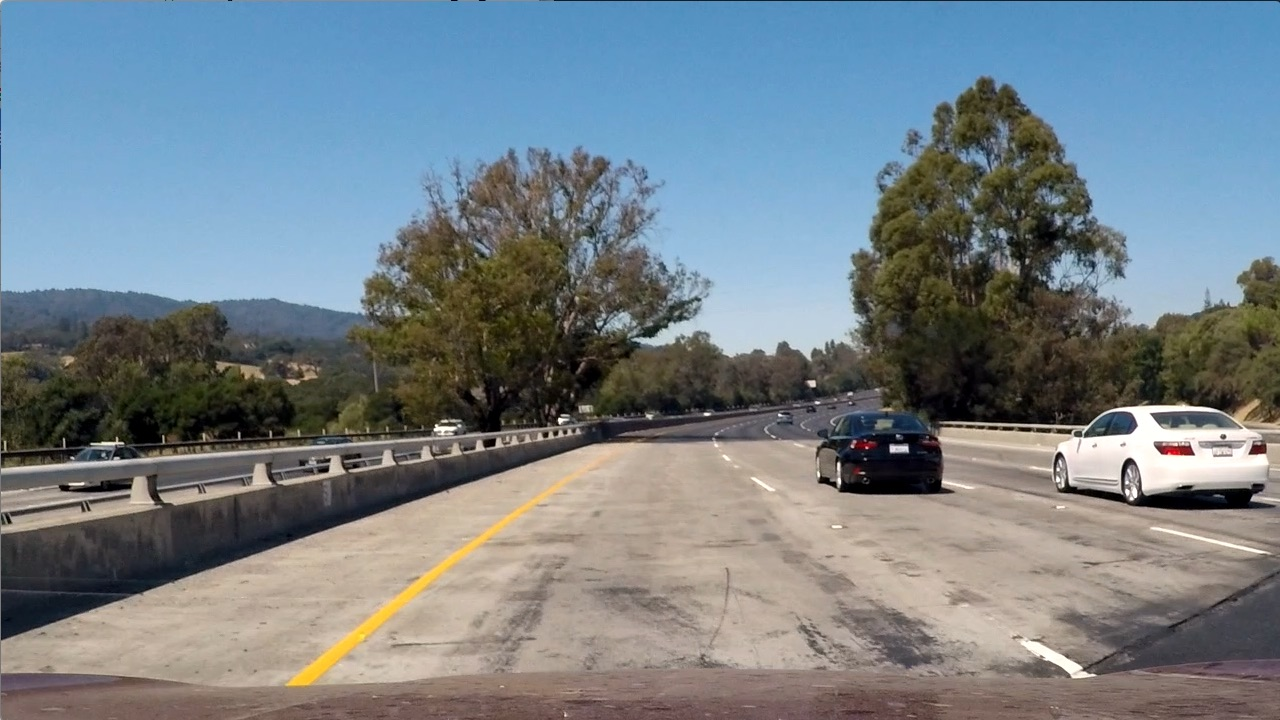
#> input picture test_images/test1.jpg, 1280 x 720 px, given as the content of the folder vehicles/, which was not available
$ jupyter execute --allow-errors P5.ipynb   (shell and % lines are left out)   (older library calls are emulated)   (text cells are left out)
#> lines starting #> are read from the running program, lines starting #| are printed output that depends on the picture; pictures that were not available may be replaced by others from this repository, and a replacement may not be noted
[cell 1]
import numpy as np
import pickle
import math
import os
import cv2
import glob
import time
import matplotlib.pyplot as plt
import matplotlib.image as mpimg
from scipy import ndimage, misc
from sklearn.svm import LinearSVC
from sklearn.preprocessing import StandardScaler
from skimage.feature import hog
from sklearn.model_selection import train_test_split
from scipy.ndimage.measurements import label
import collections

print('Libraries have been loaded')

[cell 2]
############### VEHICLES ###############
basedir = 'vehicles/'
typesdir = os.listdir(basedir)
vehicles = []
for image in typesdir:
    vehicles.extend(glob.glob(basedir+image+'/*'))

print ('Number of vehicles images found: ', len(vehicles))
with open("vehicles.txt", 'w') as f:
    for fn in vehicles:
        f.write(fn+'\n')

############### NON-VEHICLES ###############
basedir = 'non-vehicles/'
typesdir = os.listdir(basedir)
nonVehicles = []
for image in typesdir:
    nonVehicles.extend(glob.glob(basedir+image+'/*'))

print ('Number of non-vehicles images found: ', len(nonVehicles))
with open("non-vehicles.txt", 'w') as f:
    for fn in nonVehicles:
        f.write(fn+'\n')

# Choose random car / not-car indices and plot example images
car_ind = np.random.randint(0, len(vehicles))
notcar_ind = np.random.randint(0, len(nonVehicles))

# Read in car / not-car images
car_image = mpimg.imread(vehicles[car_ind])
#> car_image is the input picture: shape (720, 1280, 3); mean R, G, B 117.5, 128.7, 135.5
notcar_image = mpimg.imread(nonVehicles[notcar_ind])

print(car_image.shape)
#| (720, 1280, 3)
print(notcar_image.shape)
#| (720, 1280, 3)

# Plot the examples
fig = plt.figure()
plt.subplot(121)
plt.imshow(car_image)
plt.title('Example Car Image')
plt.subplot(122)
plt.imshow(notcar_image)
plt.title('Example Not-car Image')

fig.savefig('output_images/Car_Not_Car.jpg')
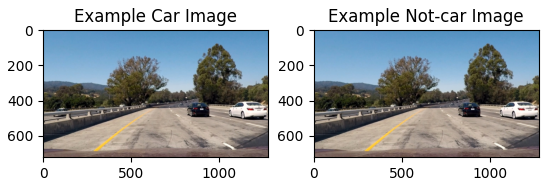
#> figure drawn by matplotlib, 2 panels

[cell 3]
### HISTOGRAMS OF COLOR ###
def color_hist(img, nbins=32, bins_range=(0, 256)):
    # Compute the histogram of the RGB channels separately
    rhist = np.histogram(img[:,:,0], bins=nbins, range=bins_range)
    ghist = np.histogram(img[:,:,1], bins=nbins, range=bins_range)
    bhist = np.histogram(img[:,:,2], bins=nbins, range=bins_range)
    # Generating bin centers
    #bin_edges = rhist[1]
    #bin_centers = (bin_edges[1:]  + bin_edges[0:len(bin_edges)-1])/2
    # Concatenate the histograms into a single feature vector
    hist_features = np.concatenate((rhist[0], ghist[0], bhist[0]))
    # Return the individual histograms, bin_centers and feature vector
    #return rhist, ghist, bhist, bin_centers, hist_features
    return hist_features

### SPATIAL BINNING OF COLOR ###
def bin_spatial(img, color_space='RGB', size=(32, 32)):
    # Convert image to new color space (if specified)
    if color_space != 'RGB':
        if color_space == 'HSV':
            feature_image = cv2.cvtColor(img, cv2.COLOR_RGB2HSV)
        elif color_space == 'LUV':
            feature_image = cv2.cvtColor(img, cv2.COLOR_RGB2LUV)
        elif color_space == 'HLS':
            feature_image = cv2.cvtColor(img, cv2.COLOR_RGB2HLS)
        elif color_space == 'YUV':
            feature_image = cv2.cvtColor(img, cv2.COLOR_RGB2YUV)
        elif color_space == 'YCrCb':
            feature_image = cv2.cvtColor(img, cv2.COLOR_RGB2YCrCb)
    else: feature_image = np.copy(img)

    # Use cv2.resize().ravel() to create the feature vector
    small_img = cv2.resize(feature_image, size).ravel()
    # Return the feature vector
    return small_img

def bin_spatial2(img, size=(32, 32)):
    color1 = cv2.resize(img[:,:,0], size).ravel()
    color2 = cv2.resize(img[:,:,1], size).ravel()
    color3 = cv2.resize(img[:,:,2], size).ravel()
    return np.hstack((color1, color2, color3))


### HOG FEATURES ###
def get_hog_features(img, orient, pix_per_cell, cell_per_block, vis=False, feature_vec=True):
    if vis == True:
        features, hog_image = hog(img, orientations=orient, pixels_per_cell=(pix_per_cell, pix_per_cell),
                                  cells_per_block=(cell_per_block, cell_per_block), transform_sqrt=False,
                                  visualise=True, feature_vector=False)
        return features, hog_image
    else:
        features = hog(img, orientations=orient, pixels_per_cell=(pix_per_cell, pix_per_cell),
                       cells_per_block=(cell_per_block, cell_per_block), transform_sqrt=False,
                       visualise=False, feature_vector=feature_vec)
        return features

### EXTRACT RAW AND NORMALIZED FEATURES ###
def extract_features(imgs, color_space='RGB', spatial_size=(16, 16),
                        hist_bins=16, orient=9,
                        pix_per_cell=8, cell_per_block=2, hog_channel=0,
                        spatial_feat=True, hist_feat=True, hog_feat=True):
    # Create a list to append feature vectors to
    features = []
    # Iterate through the list of images
    for file in imgs:
        file_features = []
        # Read in each one by one
        image = mpimg.imread(file)
        # apply color conversion if other than 'RGB'
        if color_space != 'RGB':
            if color_space == 'HSV':
                feature_image = cv2.cvtColor(image, cv2.COLOR_RGB2HSV)
            elif color_space == 'LUV':
                feature_image = cv2.cvtColor(image, cv2.COLOR_RGB2LUV)
            elif color_space == 'HLS':
                feature_image = cv2.cvtColor(image, cv2.COLOR_RGB2HLS)
            elif color_space == 'YUV':
                feature_image = cv2.cvtColor(image, cv2.COLOR_RGB2YUV)
            elif color_space == 'YCrCb':
                feature_image = cv2.cvtColor(image, cv2.COLOR_RGB2YCrCb)
        else:
            feature_image = np.copy(image)

        if spatial_feat == True:
            spatial_features = bin_spatial(feature_image, color_space=color_space, size=spatial_size)
            file_features.append(spatial_features)
        if hist_feat == True:
            # Apply color_hist()
            hist_features = color_hist(feature_image, nbins=hist_bins)
            file_features.append(hist_features)
        if hog_feat == True:
        # Call get_hog_features() with vis=False, feature_vec=True
            if hog_channel == 'ALL':
                hog_features = []
                for channel in range(feature_image.shape[2]):
                    hog_features.append(get_hog_features(feature_image[:,:,channel],
                                        orient, pix_per_cell, cell_per_block,
                                        vis=False, feature_vec=True))
                hog_features = np.ravel(hog_features)
            else:
                hog_features = get_hog_features(feature_image[:,:,hog_channel], orient,
                            pix_per_cell, cell_per_block, vis=False, feature_vec=True)
            # Append the new feature vector to the features list
            file_features.append(hog_features)
        features.append(np.concatenate(file_features))
    # Return list of feature vectors
    return features


### EXTRACT FEATURES WITH HOG SUB-SAMPLING AND MAKE PREDICTIONS ###
def find_cars(img, ystart, ystop, svc, X_scaler, orient, pix_per_cell, cell_per_block, spatial_size, hist_bins):

    draw_img = np.copy(img)
    img = img.astype(np.float32)/255

    img_tosearch = img[ystart:ystop,:,:]
    ctrans_tosearch = cv2.cvtColor(img_tosearch, cv2.COLOR_RGB2LUV)

    scales = [1, 2, 3]
    box_list = []

    for scale in scales: # Extract features and test windows of different scales
        if scale != 1:
            imshape = ctrans_tosearch.shape
            ctrans_tosearch = cv2.resize(ctrans_tosearch, (np.int(imshape[1]/scale), np.int(imshape[0]/scale)))

        ch1 = ctrans_tosearch[:,:,0]
        #print(ch1.shape)
        #plt.imshow(ch1)
        #plt.show()
        ch2 = ctrans_tosearch[:,:,1]
        #print(ch2.shape)
        #plt.imshow(ch2)
        #plt.show()
        ch3 = ctrans_tosearch[:,:,2]
        #print(ch3.shape)
        #plt.imshow(ch3)
        #plt.show()

        # Define blocks and steps as above
        nxblocks = (ch1.shape[1] // pix_per_cell) - cell_per_block + 1
        nyblocks = (ch1.shape[0] // pix_per_cell) - cell_per_block + 1
        nfeat_per_block = orient*cell_per_block**2

        # 64 = original sampling rate, with 8 cells and 8 pix per cell
        window = 64
        nblocks_per_window = window // pix_per_cell - cell_per_block + 1
        cells_per_step = 1  # Number of cells to step
        nxsteps = (nxblocks - nblocks_per_window) // cells_per_step
        nysteps = (nyblocks - nblocks_per_window) // cells_per_step

        # Compute individual channel HOG features for the entire image
        hog1 = get_hog_features(ch1, orient, pix_per_cell, cell_per_block, feature_vec=False)
        hog2 = get_hog_features(ch2, orient, pix_per_cell, cell_per_block, feature_vec=False)
        hog3 = get_hog_features(ch3, orient, pix_per_cell, cell_per_block, feature_vec=False)


        for xb in range(nxsteps):
            for yb in range(nysteps):
                ypos = yb*cells_per_step
                xpos = xb*cells_per_step

                # Extract HOG for this patch
                hog_feat1 = hog1[ypos:ypos+nblocks_per_window, xpos:xpos+nblocks_per_window].ravel()
                hog_feat2 = hog2[ypos:ypos+nblocks_per_window, xpos:xpos+nblocks_per_window].ravel()
                hog_feat3 = hog3[ypos:ypos+nblocks_per_window, xpos:xpos+nblocks_per_window].ravel()
                hog_features = np.hstack((hog_feat1, hog_feat2, hog_feat3))

                xleft = xpos*pix_per_cell
                ytop = ypos*pix_per_cell

                # Extract the image patch
                subimg = cv2.resize(ctrans_tosearch[ytop:ytop+window, xleft:xleft+window], (64,64))

                # Get color features
                spatial_features = bin_spatial2(subimg, size=spatial_size)
                hist_features = color_hist(subimg, nbins=hist_bins)

                # Scale features and make a prediction
                test_features = X_scaler.transform(np.hstack((spatial_features, hist_features, hog_features)).reshape(1, -1))
                test_prediction = svc.predict(test_features)


                if test_prediction == 1:
                    xbox_left = np.int(xleft*scale)
                    ytop_draw = np.int(ytop*scale)
                    win_draw = np.int(window*scale)
                    box = ((xbox_left, ytop_draw+ystart),(xbox_left+win_draw,ytop_draw+win_draw+ystart))
                    cv2.rectangle(draw_img, box[0], box[1] ,(0,0,255),6)
                    box_list.append(box)

    #print('Spatial Features Shape ', spatial_features.shape)
    #print('Histogram Features Shape ', hist_features.shape)
    #print('Hog Features Shape ', hog_features.shape)

    return draw_img, box_list

### HEAT MAP ###
# [47 lines left out: functions add_heat, apply_threshold, draw_labeled_bboxes, smooth_heatmap, not called in this run]

print('Functions have been loaded')

[cell 4]
# Read in the image
train_image = mpimg.imread(vehicles[car_ind])
gray = cv2.cvtColor(train_image, cv2.COLOR_RGB2GRAY)
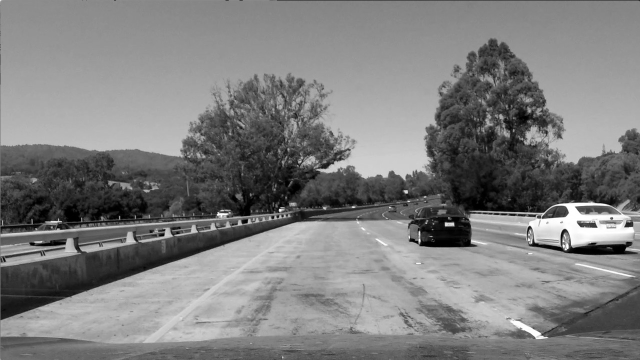
#> gray: shape (720, 1280) (shown at 1/2 size); min 0, max 255, mean 126.1
# Define HOG parameters
orient_vis = 9
pix_per_cell_vis = 8
cell_per_block_vis = 2
# Call function with vis=True to see an image output
features, hog_image = get_hog_features(gray, orient_vis,
                        pix_per_cell_vis, cell_per_block_vis,
                        vis=True, feature_vec=False)
#> in get_hog_features, `features, hog_image = hog(img, orientations=orient, pixels_per_cell=(p..`:
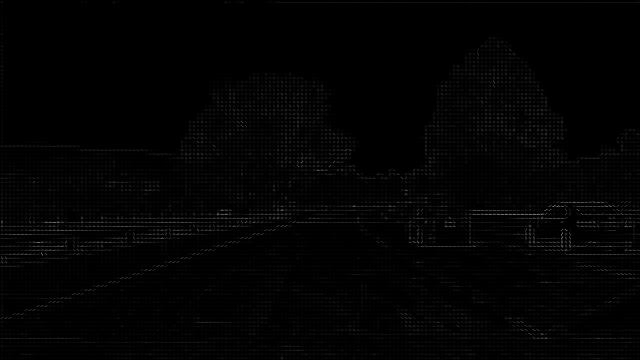
#> hog_image: shape (720, 1280) float64 (shown at 1/2 size); min 0, max 89.14, mean 1.1; drawn with min black and max white

# Plot the examples
fig = plt.figure()
plt.subplot(121)
plt.imshow(train_image, cmap='gray')
plt.title('Example Car Image')
plt.subplot(122)
plt.imshow(hog_image, cmap='gray')
plt.title('HOG Visualization')
fig.savefig('output_images/Hog_Visualization_Example.jpg')
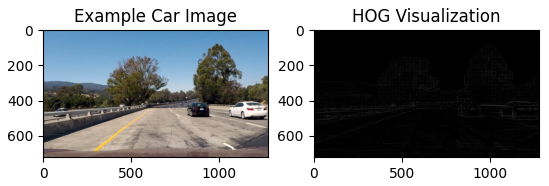
#> figure drawn by matplotlib, 2 panels

sample_size = 500
cars = vehicles[0:sample_size]
notcars = nonVehicles[0:sample_size]

# Generate a random index to look at a car image
ind = np.random.randint(0, len(cars))

car_features_vis = extract_features(cars, color_space='LUV', spatial_size=(32, 32),
                        hist_bins=32, orient=9,
                        pix_per_cell=8, cell_per_block=2, hog_channel=0,
                        spatial_feat=True, hist_feat=True, hog_feat=True)
#> in bin_spatial, `small_img = cv2.resize(feature_image, size).ravel()`: small_img = 3072 values, max 174 at index 1813, min 78 at index 1132, mean 117
#> in extract_features, `spatial_features = bin_spatial(feature_image, color_space=color_space,..`: spatial_features has the same summary as small_img in bin_spatial
#> in color_hist, `hist_features = np.concatenate((rhist[0], ghist[0], bhist[0]))`: hist_features = 96 values, max 350194 at index 44, min 0 at index 32, mean 28800
#> car_features_vis = 1 item
notcar_features_vis = extract_features(notcars, color_space='LUV', spatial_size=(32, 32),
                        hist_bins=32, orient=9,
                        pix_per_cell=8, cell_per_block=2, hog_channel=0,
                        spatial_feat=True, hist_feat=True, hog_feat=True)
#> notcar_features_vis = 1 item


if len(car_features_vis) > 0:
    # Create an array stack of feature vectors
    X_vis = np.vstack((car_features_vis, notcar_features_vis)).astype(np.float64)
    # Fit a per-column scaler
    X_scaler_vis = StandardScaler().fit(X_vis)
    # Apply the scaler to X
    scaled_X_vis = X_scaler_vis.transform(X_vis)
    # Plot an example of raw and scaled features
    fig = plt.figure(figsize=(12,4))
    plt.subplot(131)
    plt.imshow(mpimg.imread(cars[ind]))
    plt.title('Original Image')
    plt.subplot(132)
    plt.plot(X_vis[ind])
    plt.title('Raw Features')
    plt.subplot(133)
    plt.plot(scaled_X_vis[ind])
    plt.title('Normalized Features')
    fig.tight_layout()
    fig.savefig('output_images/Normalized_Hog_Features.jpg')
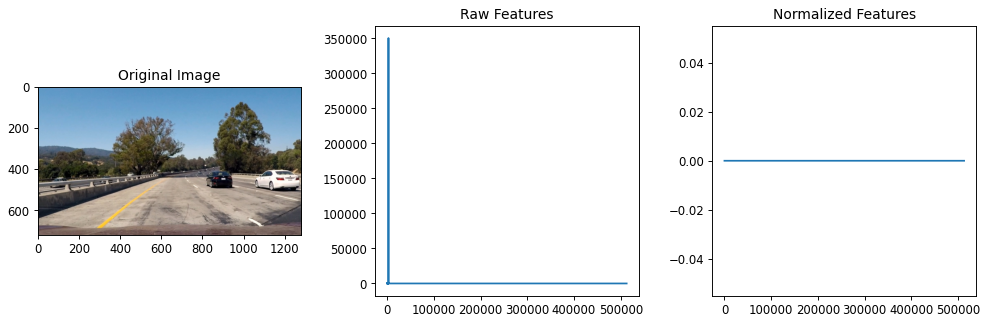
#> figure drawn by matplotlib, 3 panels; panel 2: curve peaks at x = 3116, y = 350194
else:
    print('Your function only returns empty feature vectors...')

[cell 5]
# Define HOG parameters
color_space = 'LUV' # Can be RGB, HSV, LUV, HLS, YUV, YCrCb
orient = 10  # HOG orientations
pix_per_cell = 8 # HOG pixels per cell
cell_per_block = 2 # HOG cells per block
hog_channel = "ALL" # Can be 0, 1, 2, or "ALL"
spatial_size = (16, 16) # Spatial binning dimensions
hist_bins = 16    # Number of histogram bins
spatial_feat = True # Spatial features on or off
hist_feat = True # Histogram features on or off
hog_feat = True # HOG features on or off

t=time.time()
car_features = extract_features(vehicles, color_space=color_space,
                        spatial_size=spatial_size, hist_bins=hist_bins,
                        orient=orient, pix_per_cell=pix_per_cell,
                        cell_per_block=cell_per_block,
                        hog_channel=hog_channel, spatial_feat=spatial_feat,
                        hist_feat=hist_feat, hog_feat=hog_feat)
#> car_features = 1 item
notcar_features = extract_features(nonVehicles, color_space=color_space,
                        spatial_size=spatial_size, hist_bins=hist_bins,
                        orient=orient, pix_per_cell=pix_per_cell,
                        cell_per_block=cell_per_block,
                        hog_channel=hog_channel, spatial_feat=spatial_feat,
                        hist_feat=hist_feat, hog_feat=hog_feat)
#> notcar_features = 1 item

t2 = time.time()
print(round(t2-t, 2), 'Seconds to extract HOG features...')

X = np.vstack((car_features, notcar_features)).astype(np.float64)
# Fit a per-column scaler
X_scaler = StandardScaler().fit(X)
# Apply the scaler to X
scaled_X = X_scaler.transform(X)
# Define the labels vector
y = np.hstack((np.ones(len(car_features)), np.zeros(len(notcar_features))))
#> y = [1, 0]

# Split up data into randomized training and test sets
rand_state = np.random.randint(0, 100)
X_train, X_test, y_train, y_test = train_test_split(
    scaled_X, y, test_size=0.2, random_state=rand_state)
#> y_train = [1]; y_test = [0]

print('Using:',orient,'orientations',pix_per_cell,
    'pixels per cell and', cell_per_block,'cells per block')
print('Feature vector length:', len(X_train[0]))
#| Feature vector length: 1698936
# Use a linear SVC
svc = LinearSVC()
# Check the training time for the SVC
t=time.time()
#> (the rest of this cell did not finish here and is left out)

[cell 6]
# find_cars parameters
ystart = 400
ystop = 720

images = glob.glob('test_images/test*.jpg')
threshold = 3
heatmaps = collections.deque(maxlen=5)

#> (the rest of this cell did not finish here and is left out)

#> in find_cars, `img_tosearch = img[ystart:ystop,:,:]`:
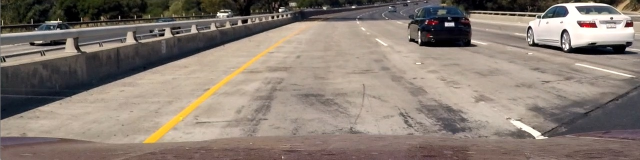
#> img_tosearch: shape (320, 1280, 3) float32 (shown at 1/2 size); mean of channels 0, 1, 2 0.54, 0.492, 0.455; drawn as R, G, B
#> the loop in find_cars, `for scale in scales:` made 1 pass
#> pass 1, in find_cars, `ch1 = ctrans_tosearch[:,:,0]`:
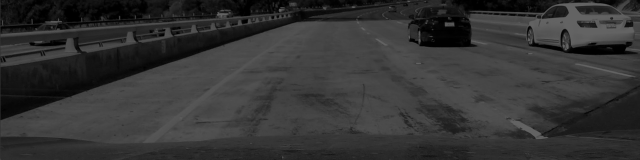
#> ch1: shape (320, 1280) float32 (shown at 1/2 size); min 0, max 100, mean 52.5
#> pass 1, in find_cars, `ch2 = ctrans_tosearch[:,:,1]`:
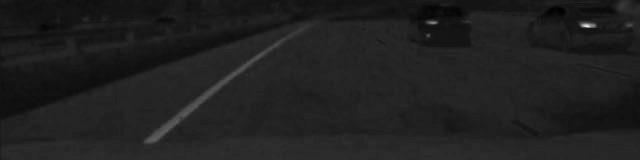
#> ch2: shape (320, 1280) float32 (shown at 1/2 size); min -13.63, max 155.7, mean 8.1; drawn with min black and max white
#> pass 1, in find_cars, `ch3 = ctrans_tosearch[:,:,2]`:
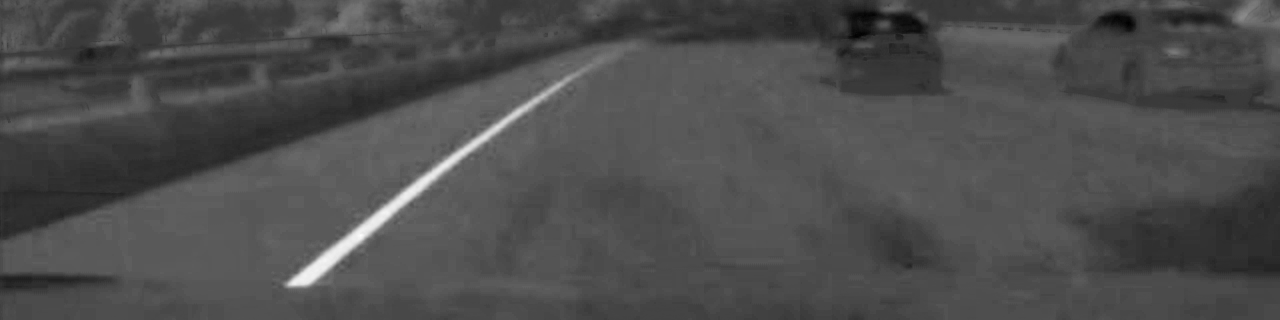
#> ch3: shape (320, 1280) float32; min -27.12, max 90.14, mean 8.5; drawn with min black and max white
#> after the loop in find_cars, `for scale in scales:`: box_list = []
